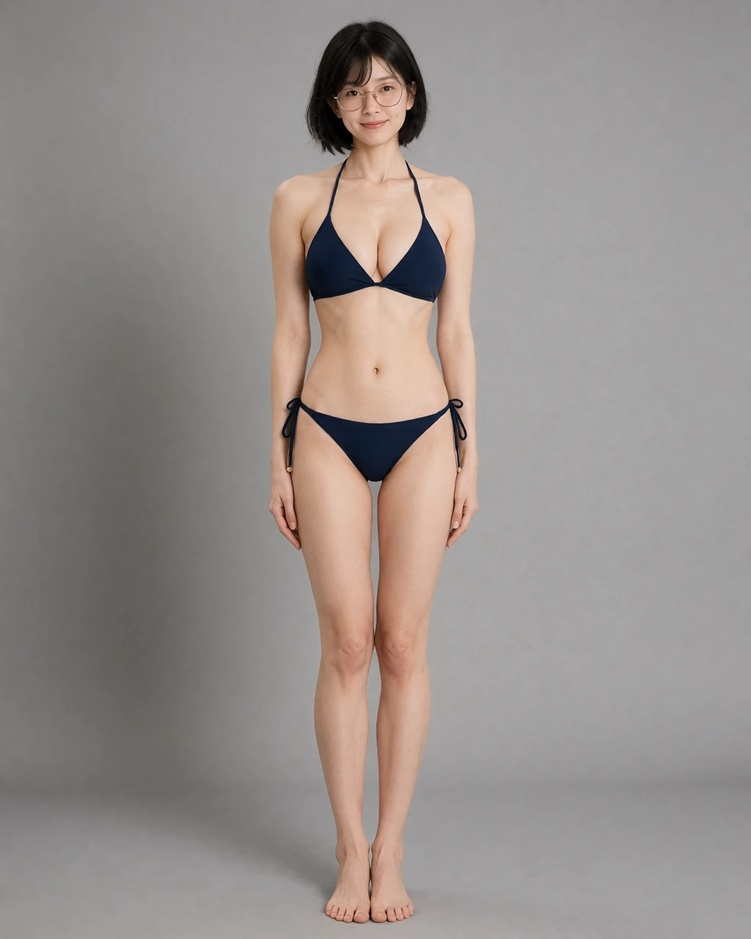
#> input picture 사진첩/한결/_학습용/hk_01.jpg, 751 x 939 px, shrunk from 1024 x 1280 before the run
$ python measure_skin_tone.py '../../사진첩/한결/_학습용/hk_01.jpg'
#> lines starting #> are read from the running program, lines starting #| are printed output that depends on the picture; after the words box and inside, x2 and y2 are one past the last pixel; in counts of white or black regions, pixels touching at a corner belong together
"""Measure the skin tone of images: median colour of the skin-coloured pixels.

usage: python tools/measure_skin_tone.py image1.png image2.png ...

Skin pixels = hue 8-32 degrees, saturation 15-50 %, brightness 62-97 %, and red > green > blue.
That drops hair, glasses, bikini, the grey backdrop and blown highlights. The same rule was used for the
hangyeol training set (2026-10-23), so numbers from new images can be compared with `한결_피부톤_몸_정의_1023.md`.
Prints RGB, hex, HSV (hue deg / saturation % / brightness %) and the share of pixels counted as skin.
"""
import colorsys
import sys

import numpy as np
from PIL import Image


def skin_median(path):
#> called with path = '../../사진첩/한결/_학습용/hk_01.jpg'
    a = np.array(Image.open(path).convert("RGB")).astype(float) / 255
    r, g, b = a[..., 0], a[..., 1], a[..., 2]
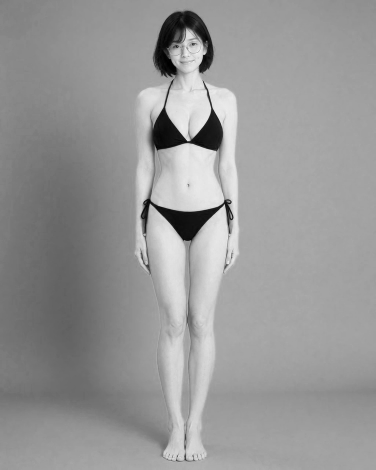
#> r: shape (939, 751) float64 (shown at 1/2 size); min 0, max 0.984, mean 0.592
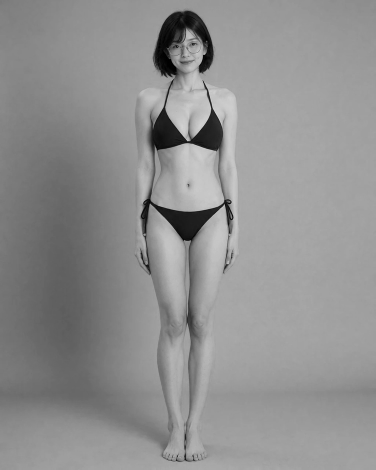
#> g: shape (939, 751) float64 (shown at 1/2 size); min 0, max 0.882, mean 0.564
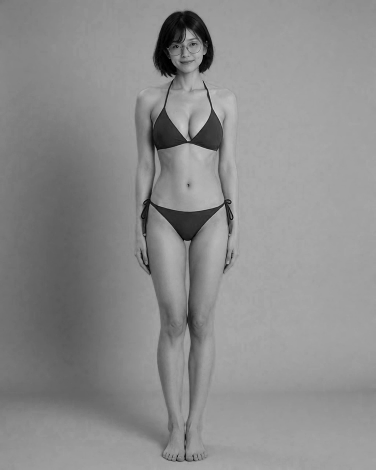
#> b: shape (939, 751) float64 (shown at 1/2 size); min 0, max 0.871, mean 0.55
    mx, mn = a.max(-1), a.min(-1)
    d = mx - mn + 1e-9
    s = d / (mx + 1e-9)
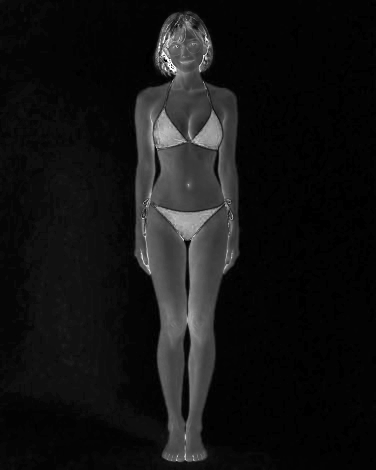
#> s: shape (939, 751) float64 (shown at 1/2 size); min 1.49e-09, max 1, mean 0.0791
    h = np.where(mx == r, ((g - b) / d) % 6, np.where(mx == g, (b - r) / d + 2, (r - g) / d + 4)) * 60
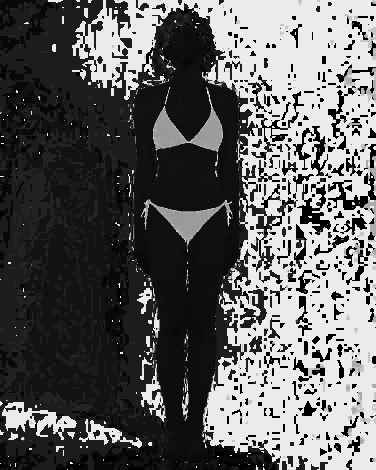
#> h: shape (939, 751) float64 (shown at 1/2 size); min 0, max 357.7, mean 135.7; drawn with min black and max white
    mask = (h > 8) & (h < 32) & (s > 0.15) & (s < 0.5) & (mx > 0.62) & (mx < 0.97) & (r > g) & (g > b)
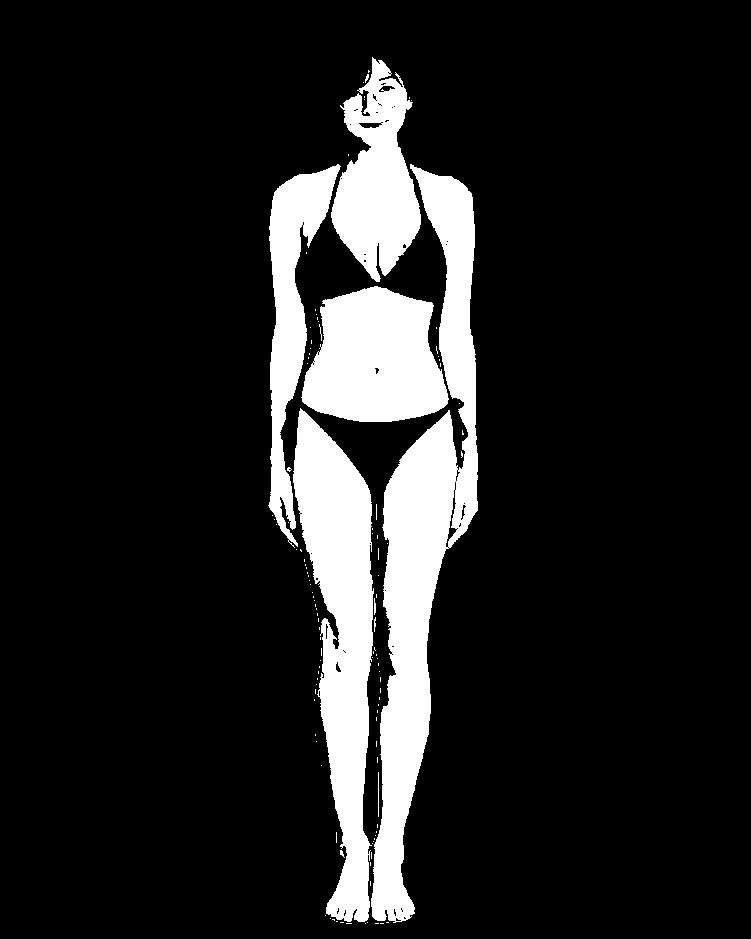
#> mask: shape (939, 751) bool; 13% white; 116 white regions (108 under 20 px), largest, box (x1, y1, x2, y2) and area: (371, 164, 478, 923) 31865, (293, 408, 374, 922) 22630, (301, 286, 449, 422) 15085
    px = a[mask] * 255
    if len(px) == 0:
        return None
    med = np.median(px, axis=0).astype(int)
#> med = [209, 170, 149]
    hh, ss, vv = colorsys.rgb_to_hsv(*(med / 255))
#> hh = 0.0583; ss = 0.287; vv = 0.82
    return tuple(int(x) for x in med), (round(hh * 360), round(ss * 100), round(vv * 100)), mask.mean()


def main(paths):
    if not paths:
        print(__doc__)
        return 1
    for p in paths:
        res = skin_median(p)
#> res = ((209, 170, 149), (21, 29, 82), 0.13)
        if not res:
            print(f"{p}: no skin-coloured pixels found")
            continue
        rgb, hsv, share = res
#> rgb = (209, 170, 149); hsv = (21, 29, 82); share = 0.13
        print(f"{p}: RGB {rgb}  #{rgb[0]:02x}{rgb[1]:02x}{rgb[2]:02x}  H{hsv[0]} S{hsv[1]} V{hsv[2]}  skin {share:.0%}")
#| ../../사진첩/한결/_학습용/hk_01.jpg: RGB (209, 170, 149)  #d1aa95  H21 S29 V82  skin 13%
    return 0


if __name__ == "__main__":
    sys.exit(main(sys.argv[1:]))
#> (the program exits here)

$ run again, on 사진첩/한결/_학습용/hk_03.jpg
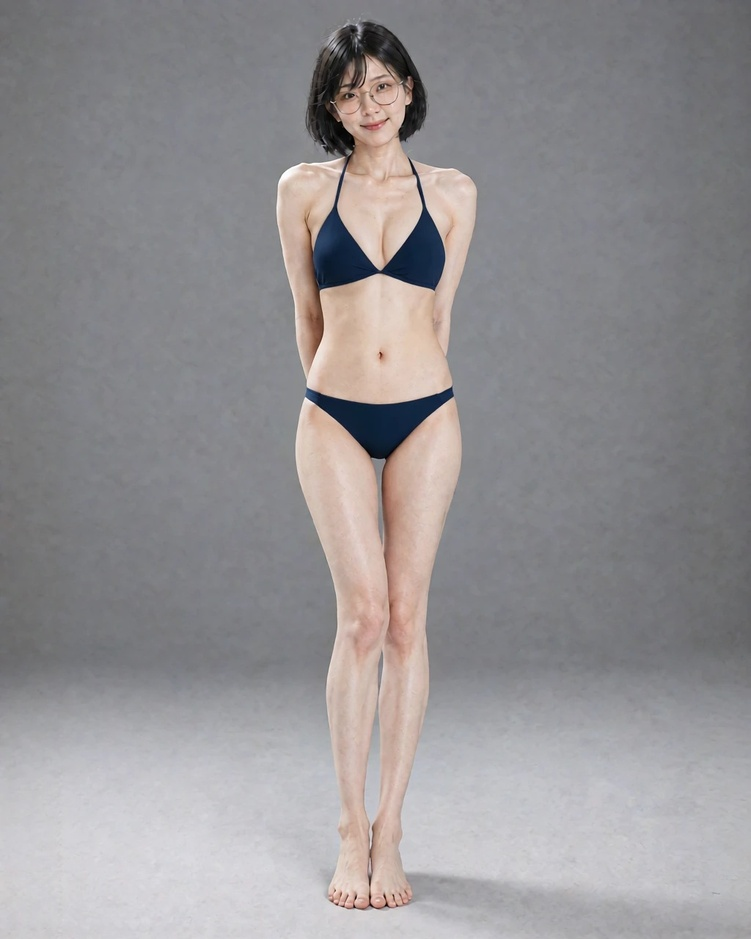
#> input picture 사진첩/한결/_학습용/hk_03.jpg, 751 x 939 px, shrunk from 1024 x 1280 before the run
#> in skin_median, `h = np.where(mx == r, ((g - b) / d) % 6, np.where(mx == g, (b - r) / d..`:
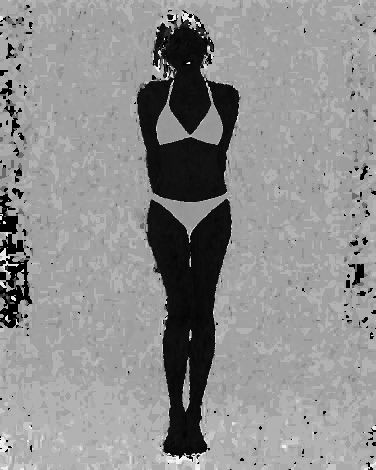
#> h: shape (939, 751) float64 (shown at 1/2 size); min 0, max 359.3, mean 201.2; drawn with min black and max white
#> in skin_median, `mask = (h > 8) & (h < 32) & (s > 0.15) & (s < 0.5) & (mx > 0.62) & (mx..`:
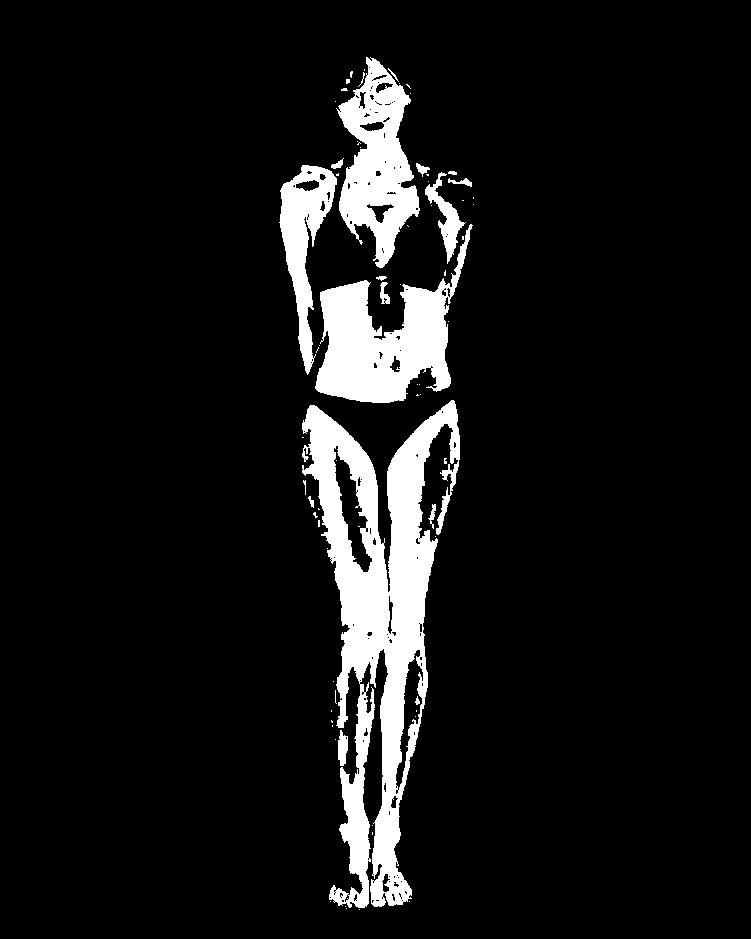
#> mask: shape (939, 751) bool; 8.5% white; 71 white regions (53 under 20 px), largest, box (x1, y1, x2, y2) and area: (302, 400, 460, 908) 31388, (315, 224, 473, 403) 12156, (336, 57, 420, 268) 9139
#> med = [209, 182, 168]
#> hh = 0.0569; ss = 0.196; vv = 0.82
#> res = ((209, 182, 168), (20, 20, 82), 0.0847)
#> rgb = (209, 182, 168); hsv = (20, 20, 82); share = 0.0847
#| ../../사진첩/한결/_학습용/hk_03.jpg: RGB (209, 182, 168)  #d1b6a8  H20 S20 V82  skin 8%

$ run again, on 사진첩/한결/_학습용/hk_04.jpg
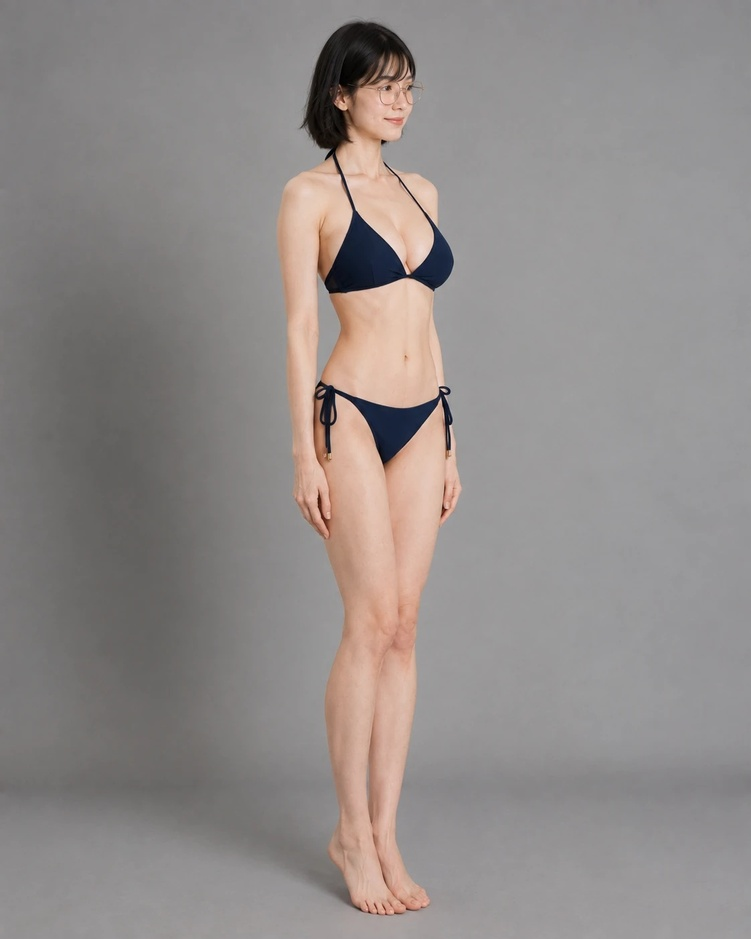
#> input picture 사진첩/한결/_학습용/hk_04.jpg, 751 x 939 px, shrunk from 1122 x 1402 before the run
#> in skin_median, `h = np.where(mx == r, ((g - b) / d) % 6, np.where(mx == g, (b - r) / d..`:
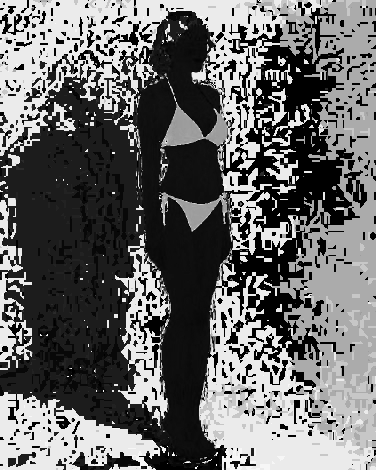
#> h: shape (939, 751) float64 (shown at 1/2 size); min 0, max 357, mean 147.4; drawn with min black and max white
#> in skin_median, `mask = (h > 8) & (h < 32) & (s > 0.15) & (s < 0.5) & (mx > 0.62) & (mx..`:
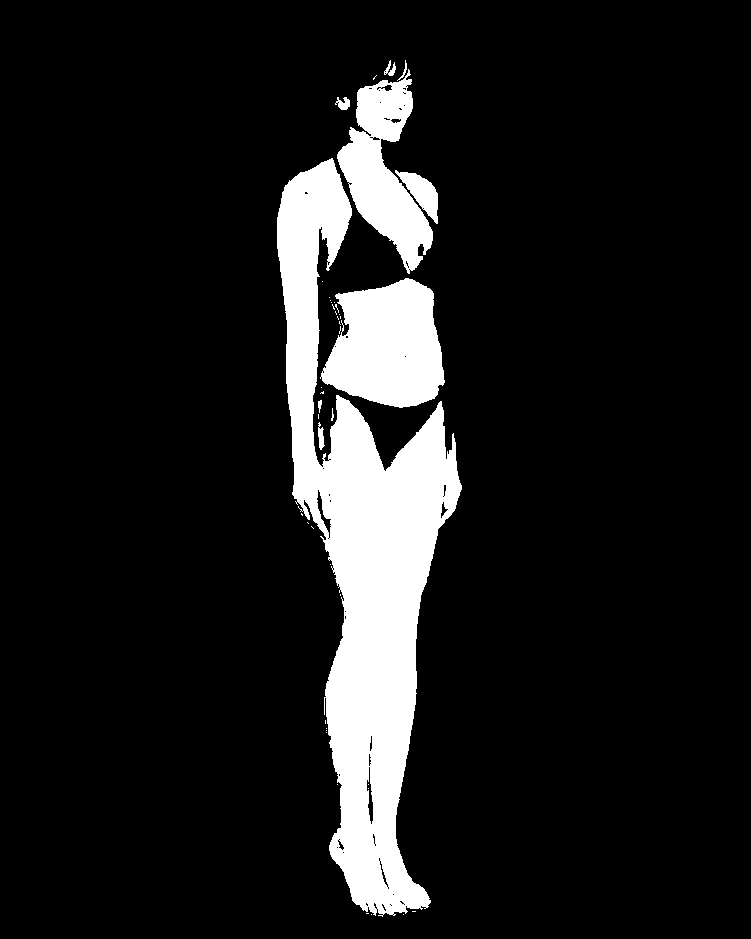
#> mask: shape (939, 751) bool; 11% white; 43 white regions (33 under 20 px), largest, box (x1, y1, x2, y2) and area: (277, 158, 462, 917) 55587, (320, 278, 445, 408) 11738, (337, 69, 433, 274) 8747
#> med = [216, 177, 158]
#> hh = 0.0546; ss = 0.269; vv = 0.847
#> res = ((216, 177, 158), (20, 27, 85), 0.11)
#> rgb = (216, 177, 158); hsv = (20, 27, 85); share = 0.11
#| ../../사진첩/한결/_학습용/hk_04.jpg: RGB (216, 177, 158)  #d8b19e  H20 S27 V85  skin 11%
